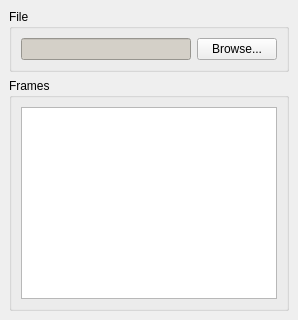
      <widget class="QWidget" name="tab" >
       <attribute name="title" >
        <string>ID3v2 Text Frames</string>
       </attribute>
       <layout class="QVBoxLayout" >
        <property name="spacing" >
         <number>6</number>
        </property>
        <property name="margin" >
         <number>9</number>
        </property>
        <item>
         <widget class="QGroupBox" name="groupBox" >
          <property name="title" >
           <string>File</string>
          </property>
          <layout class="QHBoxLayout" >
           <property name="spacing" >
            <number>6</number>
           </property>
           <property name="margin" >
            <number>9</number>
           </property>
           <item>
            <widget class="QLineEdit" name="id3v2_filenameEdit" >
             <property name="palette" >
              <palette>
               <active>
                <colorrole role="WindowText" >
                 <brush brushstyle="SolidPattern" >
                  <color alpha="255" >
                   <red>0</red>
                   <green>0</green>
                   <blue>0</blue>
                  </color>
                 </brush>
                </colorrole>
                <colorrole role="Button" >
                 <brush brushstyle="SolidPattern" >
                  <color alpha="255" >
                   <red>212</red>
                   <green>208</green>
                   <blue>200</blue>
                  </color>
                 </brush>
                </colorrole>
                <colorrole role="Light" >
                 <brush brushstyle="SolidPattern" >
                  <color alpha="255" >
                   <red>255</red>
                   <green>255</green>
                   <blue>255</blue>
                  </color>
                 </brush>
                </colorrole>
                <colorrole role="Midlight" >
                 <brush brushstyle="SolidPattern" >
                  <color alpha="255" >
                   <red>233</red>
                   <green>231</green>
                   <blue>227</blue>
                  </color>
                 </brush>
                </colorrole>
                <colorrole role="Dark" >
                 <brush brushstyle="SolidPattern" >
                  <color alpha="255" >
                   <red>106</red>
                   <green>104</green>
                   <blue>100</blue>
                  </color>
                 </brush>
                </colorrole>
                <colorrole role="Mid" >
                 <brush brushstyle="SolidPattern" >
                  <color alpha="255" >
                   <red>141</red>
                   <green>139</green>
                   <blue>133</blue>
                  </color>
                 </brush>
                </colorrole>
                <colorrole role="Text" >
                 <brush brushstyle="SolidPattern" >
                  <color alpha="255" >
                   <red>0</red>
                   <green>0</green>
                   <blue>0</blue>
                  </color>
                 </brush>
                </colorrole>
                <colorrole role="BrightText" >
                 <brush brushstyle="SolidPattern" >
                  <color alpha="255" >
                   <red>255</red>
                   <green>255</green>
                   <blue>255</blue>
                  </color>
                 </brush>
                </colorrole>
                <colorrole role="ButtonText" >
                 <brush brushstyle="SolidPattern" >
                  <color alpha="255" >
                   <red>0</red>
                   <green>0</green>
                   <blue>0</blue>
                  </color>
                 </brush>
                </colorrole>
                <colorrole role="Base" >
                 <brush brushstyle="SolidPattern" >
                  <color alpha="255" >
                   <red>212</red>
                   <green>208</green>
                   <blue>200</blue>
                  </color>
                 </brush>
                </colorrole>
                <colorrole role="Window" >
                 <brush brushstyle="SolidPattern" >
                  <color alpha="255" >
                   <red>212</red>
                   <green>208</green>
                   <blue>200</blue>
                  </color>
                 </brush>
                </colorrole>
                <colorrole role="Shadow" >
                 <brush brushstyle="SolidPattern" >
                  <color alpha="255" >
                   <red>0</red>
                   <green>0</green>
                   <blue>0</blue>
                  </color>
                 </brush>
                </colorrole>
                <colorrole role="Highlight" >
                 <brush brushstyle="SolidPattern" >
                  <color alpha="255" >
                   <red>10</red>
                   <green>36</green>
                   <blue>106</blue>
                  </color>
                 </brush>
                </colorrole>
                <colorrole role="HighlightedText" >
                 <brush brushstyle="SolidPattern" >
                  <color alpha="255" >
                   <red>255</red>
                   <green>255</green>
                   <blue>255</blue>
                  </color>
                 </brush>
                </colorrole>
                <colorrole role="Link" >
                 <brush brushstyle="SolidPattern" >
                  <color alpha="255" >
                   <red>0</red>
                   <green>0</green>
                   <blue>255</blue>
                  </color>
                 </brush>
                </colorrole>
                <colorrole role="LinkVisited" >
                 <brush brushstyle="SolidPattern" >
                  <color alpha="255" >
                   <red>255</red>
                   <green>0</green>
                   <blue>255</blue>
                  </color>
                 </brush>
                </colorrole>
                <colorrole role="AlternateBase" >
                 <brush brushstyle="SolidPattern" >
                  <color alpha="255" >
                   <red>233</red>
                   <green>231</green>
                   <blue>227</blue>
                  </color>
                 </brush>
                </colorrole>
               </active>
               <inactive>
                <colorrole role="WindowText" >
                 <brush brushstyle="SolidPattern" >
                  <color alpha="255" >
                   <red>0</red>
                   <green>0</green>
                   <blue>0</blue>
                  </color>
                 </brush>
                </colorrole>
                <colorrole role="Button" >
                 <brush brushstyle="SolidPattern" >
                  <color alpha="255" >
                   <red>212</red>
                   <green>208</green>
                   <blue>200</blue>
                  </color>
                 </brush>
                </colorrole>
                <colorrole role="Light" >
                 <brush brushstyle="SolidPattern" >
                  <color alpha="255" >
                   <red>255</red>
                   <green>255</green>
                   <blue>255</blue>
                  </color>
                 </brush>
                </colorrole>
                <colorrole role="Midlight" >
                 <brush brushstyle="SolidPattern" >
                  <color alpha="255" >
                   <red>233</red>
                   <green>231</green>
                   <blue>227</blue>
                  </color>
                 </brush>
                </colorrole>
                <colorrole role="Dark" >
                 <brush brushstyle="SolidPattern" >
                  <color alpha="255" >
                   <red>106</red>
                   <green>104</green>
                   <blue>100</blue>
                  </color>
                 </brush>
                </colorrole>
                <colorrole role="Mid" >
                 <brush brushstyle="SolidPattern" >
                  <color alpha="255" >
                   <red>141</red>
                   <green>139</green>
                   <blue>133</blue>
                  </color>
                 </brush>
                </colorrole>
                <colorrole role="Text" >
                 <brush brushstyle="SolidPattern" >
                  <color alpha="255" >
                   <red>0</red>
                   <green>0</green>
                   <blue>0</blue>
                  </color>
                 </brush>
                </colorrole>
                <colorrole role="BrightText" >
                 <brush brushstyle="SolidPattern" >
                  <color alpha="255" >
                   <red>255</red>
                   <green>255</green>
                   <blue>255</blue>
                  </color>
                 </brush>
                </colorrole>
                <colorrole role="ButtonText" >
                 <brush brushstyle="SolidPattern" >
                  <color alpha="255" >
                   <red>0</red>
                   <green>0</green>
                   <blue>0</blue>
                  </color>
                 </brush>
                </colorrole>
                <colorrole role="Base" >
                 <brush brushstyle="SolidPattern" >
                  <color alpha="255" >
                   <red>212</red>
                   <green>208</green>
                   <blue>200</blue>
                  </color>
                 </brush>
                </colorrole>
                <colorrole role="Window" >
                 <brush brushstyle="SolidPattern" >
                  <color alpha="255" >
                   <red>212</red>
                   <green>208</green>
                   <blue>200</blue>
                  </color>
                 </brush>
                </colorrole>
                <colorrole role="Shadow" >
                 <brush brushstyle="SolidPattern" >
                  <color alpha="255" >
                   <red>0</red>
                   <green>0</green>
                   <blue>0</blue>
                  </color>
                 </brush>
                </colorrole>
                <colorrole role="Highlight" >
                 <brush brushstyle="SolidPattern" >
                  <color alpha="255" >
                   <red>212</red>
                   <green>208</green>
                   <blue>200</blue>
                  </color>
                 </brush>
                </colorrole>
                <colorrole role="HighlightedText" >
                 <brush brushstyle="SolidPattern" >
                  <color alpha="255" >
                   <red>0</red>
                   <green>0</green>
                   <blue>0</blue>
                  </color>
                 </brush>
                </colorrole>
                <colorrole role="Link" >
                 <brush brushstyle="SolidPattern" >
                  <color alpha="255" >
                   <red>0</red>
                   <green>0</green>
                   <blue>255</blue>
                  </color>
                 </brush>
                </colorrole>
                <colorrole role="LinkVisited" >
                 <brush brushstyle="SolidPattern" >
                  <color alpha="255" >
                   <red>255</red>
                   <green>0</green>
                   <blue>255</blue>
                  </color>
                 </brush>
                </colorrole>
                <colorrole role="AlternateBase" >
                 <brush brushstyle="SolidPattern" >
                  <color alpha="255" >
                   <red>233</red>
                   <green>231</green>
                   <blue>227</blue>
                  </color>
                 </brush>
                </colorrole>
               </inactive>
               <disabled>
                <colorrole role="WindowText" >
                 <brush brushstyle="SolidPattern" >
                  <color alpha="255" >
                   <red>106</red>
                   <green>104</green>
                   <blue>100</blue>
                  </color>
                 </brush>
                </colorrole>
                <colorrole role="Button" >
                 <brush brushstyle="SolidPattern" >
                  <color alpha="255" >
                   <red>212</red>
                   <green>208</green>
                   <blue>200</blue>
                  </color>
                 </brush>
                </colorrole>
                <colorrole role="Light" >
                 <brush brushstyle="SolidPattern" >
                  <color alpha="255" >
                   <red>255</red>
                   <green>255</green>
                   <blue>255</blue>
                  </color>
                 </brush>
                </colorrole>
                <colorrole role="Midlight" >
                 <brush brushstyle="SolidPattern" >
                  <color alpha="255" >
                   <red>233</red>
                   <green>231</green>
                   <blue>227</blue>
                  </color>
                 </brush>
                </colorrole>
                <colorrole role="Dark" >
                 <brush brushstyle="SolidPattern" >
                  <color alpha="255" >
                   <red>106</red>
                   <green>104</green>
                   <blue>100</blue>
                  </color>
                 </brush>
                </colorrole>
                <colorrole role="Mid" >
                 <brush brushstyle="SolidPattern" >
                  <color alpha="255" >
                   <red>141</red>
                   <green>139</green>
                   <blue>133</blue>
                  </color>
                 </brush>
                </colorrole>
                <colorrole role="Text" >
                 <brush brushstyle="SolidPattern" >
                  <color alpha="255" >
                   <red>106</red>
                   <green>104</green>
                   <blue>100</blue>
                  </color>
                 </brush>
                </colorrole>
                <colorrole role="BrightText" >
                 <brush brushstyle="SolidPattern" >
                  <color alpha="255" >
                   <red>255</red>
                   <green>255</green>
                   <blue>255</blue>
                  </color>
                 </brush>
                </colorrole>
                <colorrole role="ButtonText" >
                 <brush brushstyle="SolidPattern" >
                  <color alpha="255" >
                   <red>106</red>
                   <green>104</green>
                   <blue>100</blue>
                  </color>
                 </brush>
                </colorrole>
                <colorrole role="Base" >
                 <brush brushstyle="SolidPattern" >
                  <color alpha="255" >
                   <red>212</red>
                   <green>208</green>
                   <blue>200</blue>
                  </color>
                 </brush>
                </colorrole>
                <colorrole role="Window" >
                 <brush brushstyle="SolidPattern" >
                  <color alpha="255" >
                   <red>212</red>
                   <green>208</green>
                   <blue>200</blue>
                  </color>
                 </brush>
                </colorrole>
                <colorrole role="Shadow" >
                 <brush brushstyle="SolidPattern" >
                  <color alpha="255" >
                   <red>0</red>
                   <green>0</green>
                   <blue>0</blue>
                  </color>
                 </brush>
                </colorrole>
                <colorrole role="Highlight" >
                 <brush brushstyle="SolidPattern" >
                  <color alpha="255" >
                   <red>10</red>
                   <green>36</green>
                   <blue>106</blue>
                  </color>
                 </brush>
                </colorrole>
                <colorrole role="HighlightedText" >
                 <brush brushstyle="SolidPattern" >
                  <color alpha="255" >
                   <red>255</red>
                   <green>255</green>
                   <blue>255</blue>
                  </color>
                 </brush>
                </colorrole>
                <colorrole role="Link" >
                 <brush brushstyle="SolidPattern" >
                  <color alpha="255" >
                   <red>0</red>
                   <green>0</green>
                   <blue>255</blue>
                  </color>
                 </brush>
                </colorrole>
                <colorrole role="LinkVisited" >
                 <brush brushstyle="SolidPattern" >
                  <color alpha="255" >
                   <red>255</red>
                   <green>0</green>
                   <blue>255</blue>
                  </color>
                 </brush>
                </colorrole>
                <colorrole role="AlternateBase" >
                 <brush brushstyle="SolidPattern" >
                  <color alpha="255" >
                   <red>212</red>
                   <green>208</green>
                   <blue>200</blue>
                  </color>
                 </brush>
                </colorrole>
               </disabled>
              </palette>
             </property>
             <property name="font" >
              <font>
               <family>MS Shell Dlg 2</family>
               <pointsize>8</pointsize>
               <weight>75</weight>
               <italic>false</italic>
               <bold>true</bold>
               <underline>false</underline>
               <strikeout>false</strikeout>
              </font>
             </property>
             <property name="alignment" >
              <set>Qt::AlignRight</set>
             </property>
             <property name="readOnly" >
              <bool>true</bool>
             </property>
            </widget>
           </item>
           <item>
            <widget class="QPushButton" name="id3v2_browseButton" >
             <property name="text" >
              <string>Browse...</string>
             </property>
            </widget>
           </item>
          </layout>
         </widget>
        </item>
        <item>
         <widget class="QGroupBox" name="groupBox_2" >
          <property name="title" >
           <string>Frames</string>
          </property>
          <layout class="QVBoxLayout" >
           <property name="spacing" >
            <number>6</number>
           </property>
           <property name="margin" >
            <number>9</number>
           </property>
           <item>
            <widget class="QTableView" name="id3v2_framesTable" >
             <property name="alternatingRowColors" >
              <bool>true</bool>
             </property>
            </widget>
           </item>
          </layout>
         </widget>
        </item>
       </layout>
      </widget>
